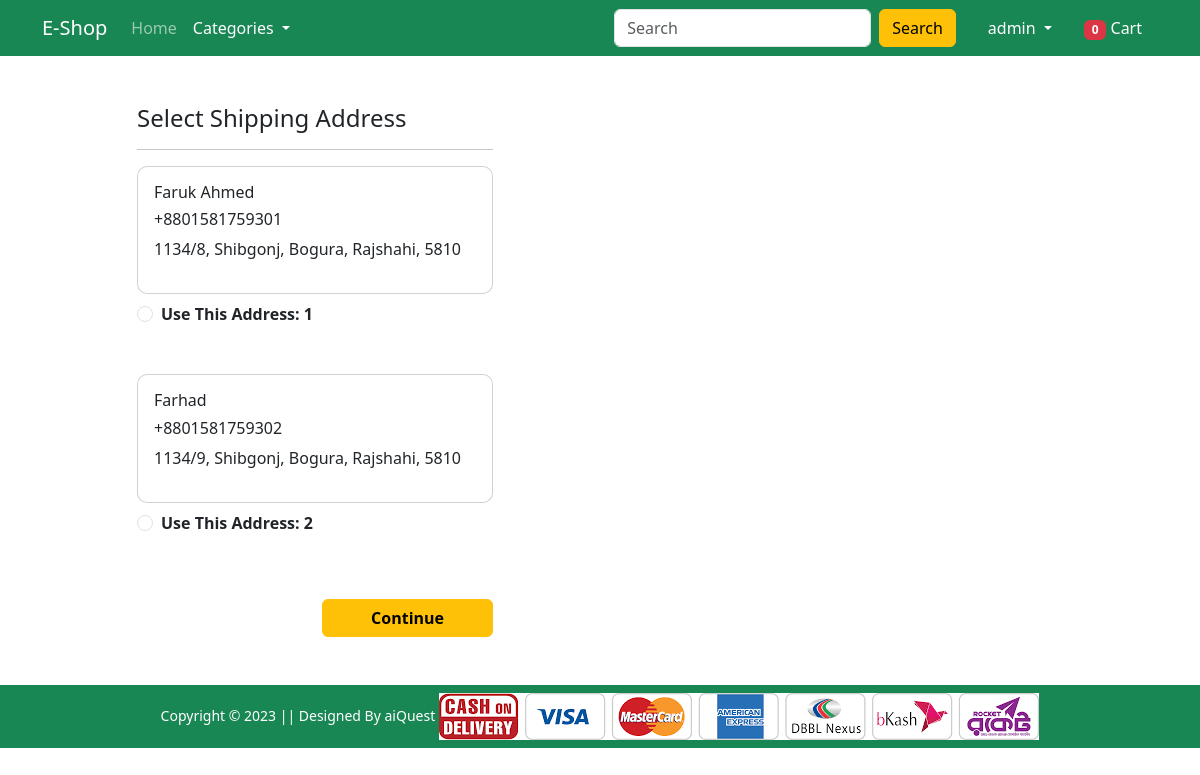
The page /checkout/checkout/ (signed in) on the database its author committed.
### accounts/models.py (models this page shows, shortened)
class Profile(models.Model):
    user = models.ForeignKey(User, on_delete=models.CASCADE, related_name='profile')
    name = models.CharField(max_length=200)
    division = models.CharField(choices=DIVISION_CHOICES, max_length=50)
    district = models.CharField(max_length=200)
    thana = models.CharField(max_length=100)
    villorroad = models.CharField(max_length=100)
    phone = models.CharField(max_length=15, default='+880')
    zipcode = models.PositiveIntegerField()
    created_at = models.DateTimeField(auto_now_add=True)
    updated_at = models.DateTimeField(auto_now=True)
    class Meta:
        ordering = ['id']
        verbose_name_plural = '01. Profiles'

### checkout/views.py (the view)
# urls.py: path('checkout/', CheckoutView.as_view(), name='checkout'),
@method_decorator(never_cache, name='dispatch')
class CheckoutView(LoginRequiredMixin, generic.View):
    login_url = reverse_lazy('sign-in')
    def get(self, request):
        checkout_items = Cart.objects.filter(user=request.user, paid=False).select_related("product")
        summary = checkout_items.aggregate(total_price=Sum(F("quantity") * F("product__sale_price")))
        shipping_cost = 120
        grand_total = (summary['total_price'] or 0) + shipping_cost
        profiles = Profile.objects.filter(user=request.user)
        logger.info(f"User {request.user.username} visited checkout page. Items count: {checkout_items.count()}, Grand total: {grand_total}")
        context = {
            "checkout_items": checkout_items,
            "shipping_cost": shipping_cost,
            "grand_total": grand_total,
            "profiles": profiles,
        }
        return render(request, 'checkout/checkout.html', context)

### cart/context_processors.py (called while the page is built)
def get_filters(request):
    if request.user.is_authenticated:
        cart_count = Cart.objects.filter(user=request.user, paid=False)
        return {
            'cart_count': cart_count.count(),
        }
    else:
        return {}

### store/context_processors.py (called while the page is built)
def get_filters(request):
    categories = Category.objects.filter(status='ACTIVE')
    return {
        'categories': categories,
    }

### templates/checkout/checkout.html (shortened to what this page needs)
{% extends "base.html" %}
{% load static %}
{% block main_content %}
<div class="container">
    <div class="row mt-5">
        <div class="col-sm-4 offset-sm-1">
            <h4>Select Shipping Address</h4>
            <hr>
            <form action="{% url "checkout-success" %}" method="post">
                {% if profiles %}
                {% for profile in profiles %}
                <div class="card">
                    <div class="card-body">
                        <h6>{{profile.name|title}}</h6>
                        <h6>{{profile.phone}}</h6>
                        <p>{{profile.villorroad}}, {{profile.thana|title}}, {{profile.district|title}}, {{profile.division|title}}, {{profile.zipcode}}</p>
                    </div>
                </div>
                <div class="form-check mt-2 mb-5">
                    <input class="form-check-input" type="radio" value="{{profile.id}}" name="address-id" id="address-id{{profile.id}}">
                    <label class="form-check-label fw-bold" for="{{profile.id}}">Use This
                        Address: {{forloop.counter}} </label>
                </div>
                {% empty %}
                <p>No saved addresses found.</p>
                {% endfor %}
                <div class="text-end">
                    <button type="submit" class="btn btn-warning mt-3 px-5 fw-bold">Continue</button>
                </div>
                {% endif %}
            </form>
        </div>
    </div>
</div>
{% endblock main_content %}

### templates/base.html (shortened to what this page needs)
<!doctype html>
{% load static %}
<html lang="en">
<head>
    <link href="https://cdn.jsdelivr.net/npm/bootstrap@5.3.8/dist/css/bootstrap.min.css" rel="stylesheet">
    <link rel="stylesheet" href="{% static 'assets/css/owl.carousel.min.css' %}">
    <link rel="stylesheet" href="https://cdnjs.cloudflare.com/ajax/libs/font-awesome/6.5.0/css/all.min.css"/>
    <link rel="stylesheet" href="https://cdn.jsdelivr.net/npm/bootstrap-icons@1.11.0/font/bootstrap-icons.css">
    <link rel="stylesheet" href="{% static 'assets/css/style.css' %}">
    <link rel="stylesheet" href="{% static 'assets/css/main.css' %}">
</head>
<body>
    <nav class="navbar navbar-expand-lg navbar-dark bg-success sticky-top">
        <div class="container">
            <a class="navbar-brand" href="{% url 'home' %}">E-Shop</a>
            <div class="collapse navbar-collapse" id="navbarContent">
                <ul class="navbar-nav me-auto mb-2 mb-lg-0">
                    <li class="nav-item">
                        <a class="nav-link {% if request.resolver_match.url_name == 'home' %}active{% endif %}"
                        href="{% url 'home' %}">Home</a>
                    </li>
                    <li class="nav-item dropdown">
                        <a class="nav-link dropdown-toggle text-white
                            {% if request.resolver_match.url_name == 'category-product' %}active{% endif %}"
                            href="#" id="catDrop" role="button" data-bs-toggle="dropdown">
                            Categories
                        </a>
                    </li>
                </ul>
                <form class="d-flex me-3" method="POST" action="{% url 'search-product' %}">
                    <input class="form-control me-2" type="search" name="q" placeholder="Search">
                    <button class="btn btn-warning" type="submit">Search</button>
                </form>
                <ul class="navbar-nav mb-2 mb-lg-0">
                    <li class="nav-item dropdown mx-2">
                        <a class="nav-link dropdown-toggle text-white
                            {% if request.resolver_match.url_name in 'profile order password-change sign-in sign-up' %}active{% endif %}"
                        href="#" id="profileDrop" role="button" data-bs-toggle="dropdown">
                            {{ request.user.username|default:"Profile" }}
                        </a>
                    </li>
                    <li class="nav-item mx-2">
                        {% if request.user.is_authenticated %}
                            <a href="{% url 'cart-detail' %}" class="nav-link text-white
                                {% if request.resolver_match.url_name == 'cart-detail' %}active{% endif %}">
                                <span class="badge bg-danger" id="cart-count">{{ cart_count|default:"0" }}</span>
                                Cart
                            </a>
                        {% else %}
                            <a href="{% url 'sign-in' %}" class="nav-link text-white">
                                <span class="badge bg-danger">0</span> Cart
                            </a>
                        {% endif %}
                    </li>
                </ul>
            </div>
        </div>
    </nav>
    {% block main_content %}{% endblock %}
    <footer class="container-fluid bg-success text-center p-2 mt-5">
        <small class="text-white">Copyright &copy; 2023 || Designed By aiQuest</small>
        <img src="{% static 'assets/images/paymentlogo.png' %}" class="img-fluid" height="2px">
    </footer>
</body>
</html>

### static/assets/css/main.css (style rules this page uses)
.card { border-radius: 10px !important; }

### rows shown on the page
Profile: name "Faruk Ahmed", phone "+8801581759301", villorroad "1134/8", thana "Shibgonj", district "Bogura", division "Rajshahi", zipcode "5810"
Profile: name "Farhad", phone "+8801581759302", villorroad "1134/9", thana "Shibgonj", district "Bogura", division "Rajshahi", zipcode "5810"

### other values the page prints
{{ request.user.username|default:"Profile" }} "admin"
{{ cart_count|default:"0" }} "0"
